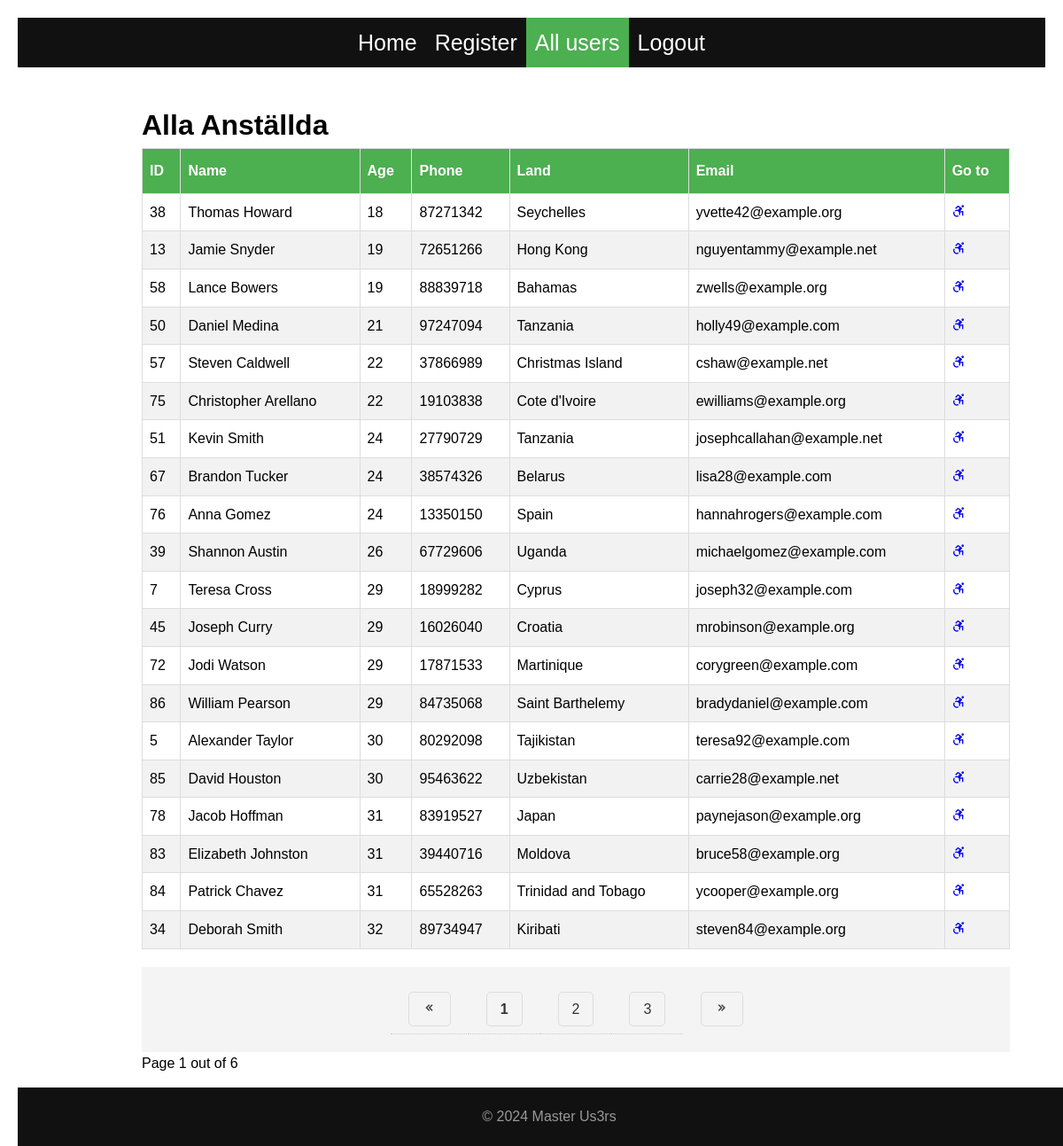
The app's page /allusers?sort_column=age&sort_order=asc (signed in) with its own data.
### models.py (models this page shows)
class Person(db.Model):
    id = db.Column(db.Integer, primary_key=True)
    name = db.Column(db.String(128))
    age = db.Column(db.Integer)
    email = db.Column(db.String(128), unique=True)
    username = db.Column(db.String(128), unique=True)
    land = db.Column(db.String(128))
    phone = db.Column(db.String(128))

### app.py (the view)
@app.route("/allusers")
@login_required
def all_users():
    sorting_column = request.args.get('sort_column', 'name')
    sorting_order = request.args.get('sort_order', 'asc')
    page = request.args.get('page', 1, type=int)
    match sorting_column:
        case 'name':
            sort_by = Person.name
        case 'age':
            sort_by = Person.age
        case 'username':
            sort_by = Person.username
        case 'phone':
            sort_by = Person.phone
        case 'email':
            sort_by = Person.email
        case 'land':
            sort_by = Person.land
        case _:
            sort_by = Person.id
    sort_by = sort_by.asc() if sorting_order == 'asc' else sort_by.desc()
    all_users = Person.query.order_by(sort_by)
    pa_obj = all_users.paginate(page=page, per_page=20, error_out=True)
    return render_template('users.html',
                        all_users=pa_obj.items,
                        pagination=pa_obj,
                        sort_column=sorting_column,
                        sort_order=sorting_order,
                        page=page,
                        pages=pa_obj.pages,
                        has_next=pa_obj.has_next,
                        has_prev=pa_obj.has_prev
                    )

### Templates/users.html (shortened to what this page needs)
{% extends "base.html"%}
{% block content %}
<div class="container">
    <h1>Alla Anställda</h1>
    <table class="table table-bordered">
        <thead>
            <tr>
           <th scope="col">ID
           </th>
           <th scope="col">Name
            </th>
            <th scope="col">Age
            </th>
            <th scope="col">Phone
            </th>
            <th scope="col">Land
            </th>
            <th scope="col">Email
            </th>
            <th scope="col">Go to</th>
        </tr>
    </thead>
    <tbody>
        {% for user in all_users%}
        <tr>
            <td scope="row">{{user.id}}</td>
            <td scope="col">{{user.name}}</td>
            <td scope="col">{{user.age}}</td>
            <td scope="col">{{user.phone}}</td>
            <td scope="col">{{user.land}}</td>
            <td scope="col">{{user.email}}</td>
            <td scope="col">
                <a href="{{url_for('user_page', user_id = user.id)}}">
                    <i class='bx bx-accessibility'></i>
                </a>
            </td>
        </tr>
        {%endfor%}
    </tbody>
 </table>
 <nav aria-label="Page navigation example">
    <ul class="pagination">
        {% if pages !=1 %}
            {% if has_prev %}
            <li class="page-item">
                <a class="page-link" href="{{url_for('all_users', sort_column = sort_column, sort_order = sort_order, page = page - 1)}}" aria-label="Föregående">
                    <i class='bx bx-chevrons-left'></i>
                </a>
            </li>
            {% else %}
            <li class="page-item disabled">
                <a class="page-link"><i class='bx bx-chevrons-left'></i></box-icon></a>
            </li>
            {% endif %}
            {% for page in pagination.iter_pages(left_edge=0, right_edge=0, left_current=2, right_current=2) %}
                {% if page %}
                    {% if page != pagination.page %}
                    <li class="page-item">
                        <a class="page-link" href="{{url_for('all_users', sort_column = sort_column, sort_order = sort_order, page = page)}}">{{ page }}</a>
                    </li>
                    {% else %}
                    <li class="page-item active">
                        <a class="page-link"><strong>{{ page }}</strong></a>
                    </li>
                    {% endif %}
                {% endif %}
            {% endfor %}
            {% if has_next %}
                <li class="page-item">
                    <a class="page-link" href="{{url_for('all_users', sort_column = sort_column, sort_order = sort_order, page = page + 1)}}">
                        <i class='bx bx-chevrons-right'></i>
                    </a>
                </li>
            {% else %}
                <li class="page-item disabled">
                    <a class="page-link"><i class='bx bx-chevrons-right'></i></a>
                </li>
            {% endif %}
        {% endif %}
    </ul>
    <p>Page {{page}} out of {{pages}}</p>
 </nav>
</div>
{% endblock %}

### static/style.css (style rules this page uses)
* { margin: 0; padding: 0; box-sizing: border-box; }
html, body { height: 100%; margin: 0; }
body { font-family: 'Arial', sans-serif; line-height: 1.6; margin: 20px; }
.container { max-width: 1100px; margin: auto; padding: 20px; overflow: auto; }
ul { list-style: none; background: #f4f4f4; margin-top: 20px; }
ul li { padding: 15px; border-bottom: 1px #ccc dotted; }
ul li:last-child { border-bottom: none; }
ul li a { text-decoration: none; color: #333; }
.table { width: 100%; border-collapse: collapse; }
.table td, .table th { border: 1px solid #ddd; padding: 8px; }
.table tr:nth-child(even) { background-color: #f2f2f2; }
.table th { padding-top: 12px; padding-bottom: 12px; text-align: left; background-color: #4CAF50; color: white; }
.pagination { display: flex; justify-content: center; padding: 20px; }
.page-link { padding: 10px 15px; margin: 0 5px; border: 1px solid #ddd; color: #333; text-decoration: none; border-radius: 5px; }
a { text-decoration:none; }

### records on screen
Person: id "38", name "Thomas Howard", age "18", phone "87271342", land "Seychelles", email "yvette42@example.org"
Person: id "13", name "Jamie Snyder", age "19", phone "72651266", land "Hong Kong", email "nguyentammy@example.net"
Person: id "58", name "Lance Bowers", age "19", phone "88839718", land "Bahamas", email "zwells@example.org"
Person: id "50", name "Daniel Medina", age "21", phone "97247094", land "Tanzania", email "holly49@example.com"
Person: id "57", name "Steven Caldwell", age "22", phone "37866989", land "Christmas Island", email "cshaw@example.net"
Person: id "75", name "Christopher Arellano", age "22", phone "19103838", land "Cote d'Ivoire", email "ewilliams@example.org"
Person: id "51", name "Kevin Smith", age "24", phone "27790729", land "Tanzania", email "josephcallahan@example.net"
Person: id "67", name "Brandon Tucker", age "24", phone "38574326", land "Belarus", email "lisa28@example.com"
Person: id "76", name "Anna Gomez", age "24", phone "13350150", land "Spain", email "hannahrogers@example.com"
Person: id "39", name "Shannon Austin", age "26", phone "67729606", land "Uganda", email "michaelgomez@example.com"
Person: id "7", name "Teresa Cross", age "29", phone "18999282", land "Cyprus", email "joseph32@example.com"
Person: id "45", name "Joseph Curry", age "29", phone "16026040", land "Croatia", email "mrobinson@example.org"
Person: id "72", name "Jodi Watson", age "29", phone "17871533", land "Martinique", email "corygreen@example.com"
Person: id "86", name "William Pearson", age "29", phone "84735068", land "Saint Barthelemy", email "bradydaniel@example.com"
Person: id "5", name "Alexander Taylor", age "30", phone "80292098", land "Tajikistan", email "teresa92@example.com"
Person: id "85", name "David Houston", age "30", phone "95463622", land "Uzbekistan", email "carrie28@example.net"
Person: id "78", name "Jacob Hoffman", age "31", phone "83919527", land "Japan", email "paynejason@example.org"
Person: id "83", name "Elizabeth Johnston", age "31", phone "39440716", land "Moldova", email "bruce58@example.org"
Person: id "84", name "Patrick Chavez", age "31", phone "65528263", land "Trinidad and Tobago", email "ycooper@example.org"
Person: id "34", name "Deborah Smith", age "32", phone "89734947", land "Kiribati", email "steven84@example.org"

### other values on screen
{{ text }} "Home Register"
{{ text }} "All users"
{{ page }} "1"
{{ page }} "2" "3"
{{ pages }} "6"
